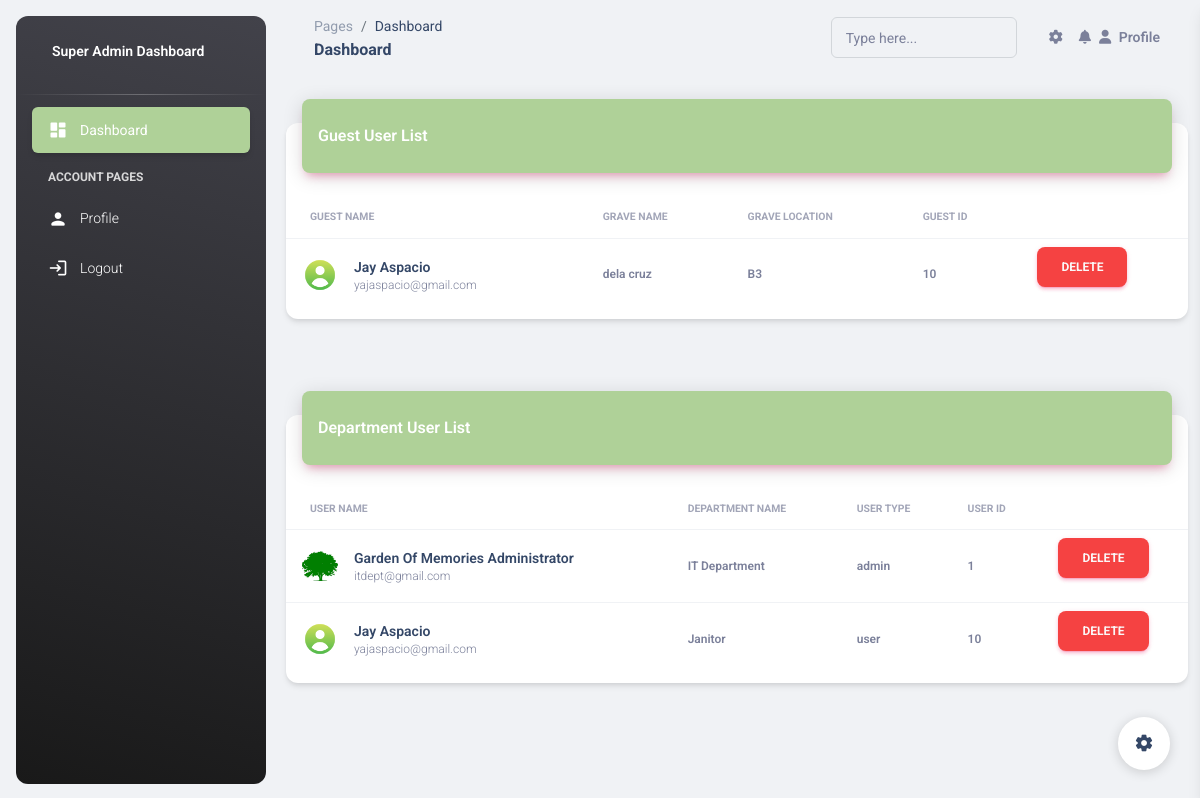
The page /php/dashboard/super_admin_dashboard/home.php (signed in) on the database its author committed.
### tables this page shows
CREATE TABLE `guesttbl` (
  `id` int(15) NOT NULL,
  `full_name` varchar(255) NOT NULL,
  `grave_name` varchar(255) NOT NULL,
  `grave_location` varchar(255) NOT NULL,
  `email` varchar(100) NOT NULL,
  `password` varchar(255) NOT NULL,
  `profile_pictures` varchar(255) NOT NULL
);

CREATE TABLE `userdepartmenttbl` (
  `id` int(15) NOT NULL,
  `first_name` varchar(255) NOT NULL,
  `last_name` varchar(255) NOT NULL,
  `department_name` varchar(255) NOT NULL,
  `profile_pictures` varchar(255) NOT NULL,
  `email` varchar(100) NOT NULL,
  `password` varchar(255) NOT NULL,
  `user_type` varchar(100) NOT NULL DEFAULT 'user'
);

### db_con/super_admin_home_dashboard_2.php (the view, shortened to what this page needs)
<?php
require_once 'conn.php';
$sql = "SELECT 	id, first_name, last_name, department_name, profile_pictures, email, user_type FROM userdepartmenttbl";
$result = $conn->query($sql);
if ($result->num_rows > 0) {
    while ($row = $result->fetch_assoc()) {
        echo "<tr>
                <td>
                    <div class='d-flex px-2 py-1'>
                        <div>
                            <img src='".htmlspecialchars($row['profile_pictures'])."' class='avatar avatar-sm me-3 border-radius-lg' alt='user1'>
                        </div>
                        <div class='d-flex flex-column justify-content-center'>
                            <h6 class='mb-0 text-sm'>".htmlspecialchars($row['first_name'])." ".htmlspecialchars($row['last_name'])."</h6>
                            <p class='text-xs text-secondary mb-0'>".htmlspecialchars($row['email'])."</p>
                        </div>
                    </div>
                </td>
                <td><p class='text-xs font-weight-bold mb-0'>".htmlspecialchars($row['department_name'])."</p></td>
                <td><p class='text-xs font-weight-bold mb-0'>".htmlspecialchars($row['user_type'])."</p></td>
                <td><p class='text-xs font-weight-bold mb-0'>".htmlspecialchars($row['id'])."</p></td>
                <td class='align-middle'>
                    <a href='../../../db_con/super_admin_department_delete.php?email=".urlencode($row['email'])."' class='btn bg-gradient-primary btn-primary text-secondary2' onclick='return confirm(\"Are you sure you want to delete this guest?\");'>
                        Delete
                    </a>
                </td>
              </tr>";
    }
} else {
    echo "<tr><td>No User Department found</td></tr>";
}
?>

### db_con/super_admin_home_dashboard.php (shortened to what this page needs)
<?php
require_once 'conn.php';
$sql = "SELECT 	id, full_name, grave_name, grave_location, email, profile_pictures FROM guesttbl";
$result = $conn->query($sql);
if ($result->num_rows > 0) {
    while ($row = $result->fetch_assoc()) {
        echo "<tr>
                <td>
                    <div class='d-flex px-2 py-1'>
                        <div>
                            <img src='".htmlspecialchars($row['profile_pictures'])."' class='avatar avatar-sm me-3 border-radius-lg' alt='user1'>
                        </div>
                        <div class='d-flex flex-column justify-content-center'>
                            <h6 class='mb-0 text-sm'>".htmlspecialchars($row['full_name'])."</h6>
                            <p class='text-xs text-secondary mb-0'>".htmlspecialchars($row['email'])."</p>
                        </div>
                    </div>
                </td>
                <td><p class='text-xs font-weight-bold mb-0'>".htmlspecialchars($row['grave_name'])."</p></td>
                <td><p class='text-xs font-weight-bold mb-0'>".htmlspecialchars($row['grave_location'])."</p></td>
                <td><p class='text-xs font-weight-bold mb-0'>".htmlspecialchars($row['id'])."</p></td>
                <td class='align-middle'>
                    <a href='../../../db_con/super_admin_guest_delete.php?email=".urlencode($row['email'])."' class='btn bg-gradient-primary btn-primary text-secondary2' onclick='return confirm(\"Are you sure you want to delete this guest?\");'>
                        Delete
                    </a>
                </td>
              </tr>";
    }
} else {
    echo "<tr><td>No guest found</td></tr>";
}
?>

### rows shown on the page
guesttbl: profile_pictures (picture), full_name "Jay Aspacio", email "yajaspacio@gmail.com", grave_name "dela cruz", grave_location "B3", id "10"
userdepartmenttbl: profile_pictures (picture), first_name "Garden Of Memories", last_name "Administrator", email "itdept@gmail.com", department_name "IT Department", user_type "admin", id "1"
userdepartmenttbl: profile_pictures (picture), first_name "Jay", last_name "Aspacio", email "yajaspacio@gmail.com", department_name "Janitor", user_type "user", id "10"
